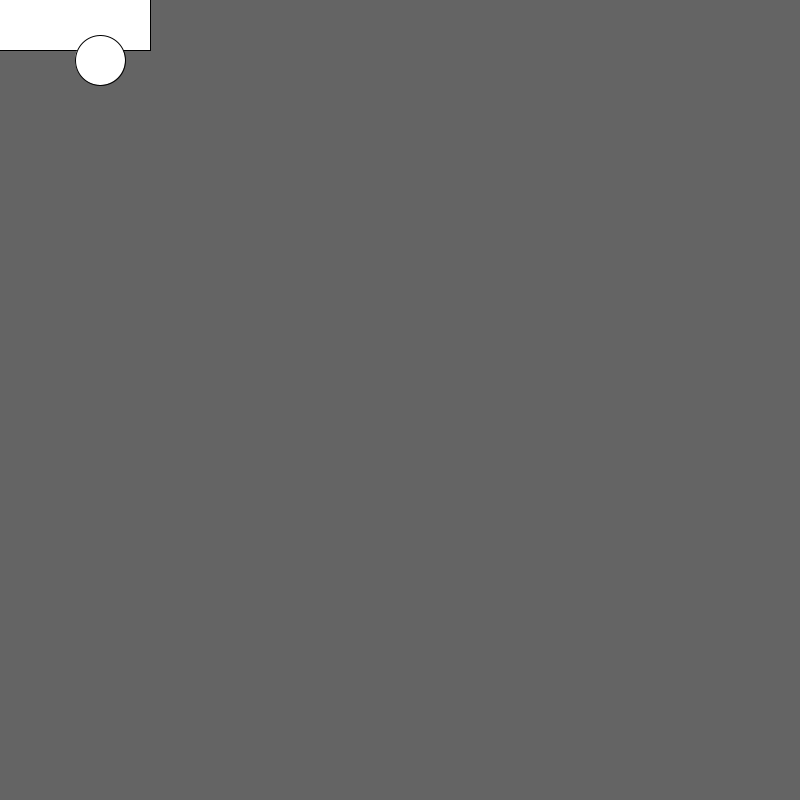
Frame 1 (no input)
Frame 60 (the mouse pressed at the canvas centre just before this capture): identical to frame 1, image omitted
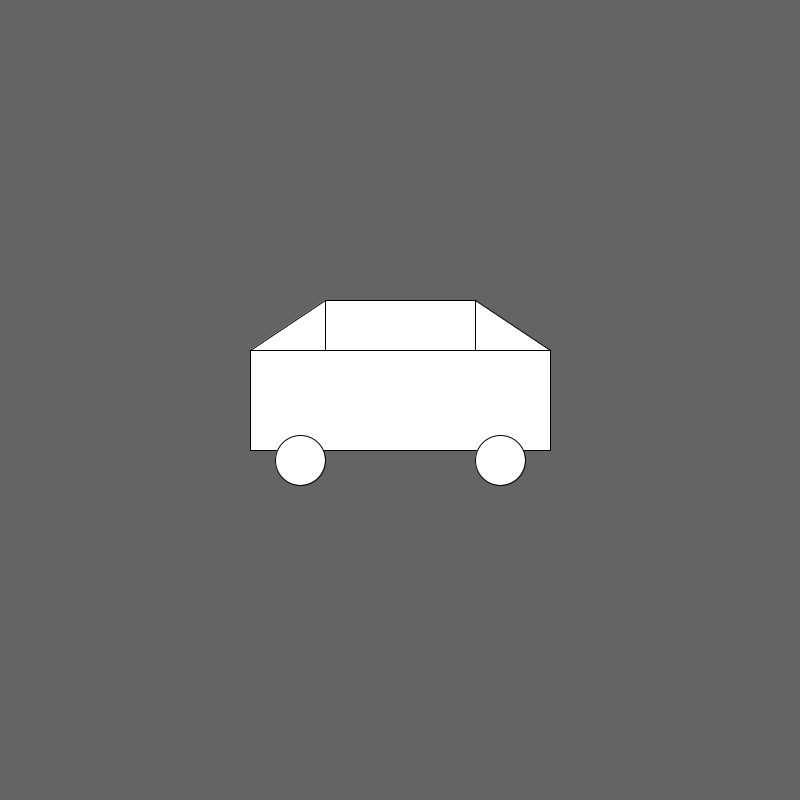
Frame 120 (the mouse held since frame 60 and released just before this capture)

The Processing sketch that drew these frames (run headless with seeded random() and noise(); from frame 60 on, the mouse is pressed at the canvas centre):

// Processing sketch: car
// ── car.pde
void setup() {
  size(800, 800);
  rectMode(CENTER);
  // noStroke();
} // end setup method


void draw() {
  // carV1();
  background(100);
  carV2();
} // end draw method

void carV1() {
   // car body
   rect(width/2, height/2, 300, 100);
   
   // wheels 
   ellipse(width/2 - 100, height/2 + 60, 50, 50);
   ellipse(width/2 + 100, height/2 + 60, 50, 50);
   
   // top
   triangle(width/2 - 150, height/2 - 50, width/2 - 75, height/2 - 50, width/2 - 75, height/2 - 100);
   triangle(width/2 + 150, height/2 - 50, width/2 + 75, height/2 - 50, width/2 + 75, height/2 - 100);
   rect(width/2, height/2 - 75, 150, 50);
   
} // end carV1 method

void carV2() {
   rect(mouseX, mouseY, 300, 100);
   ellipse(mouseX - 100, mouseY + 60, 50, 50);
   ellipse(mouseX + 100, mouseY + 60, 50, 50);
   triangle(mouseX - 150, mouseY - 50, mouseX - 75, mouseY - 50, mouseX - 75, mouseY - 100);
   triangle(mouseX + 150, mouseY - 50, mouseX + 75, mouseY - 50, mouseX + 75, mouseY - 100);
   rect(mouseX, mouseY - 75, 150, 50);
   
} // end carV2 method
